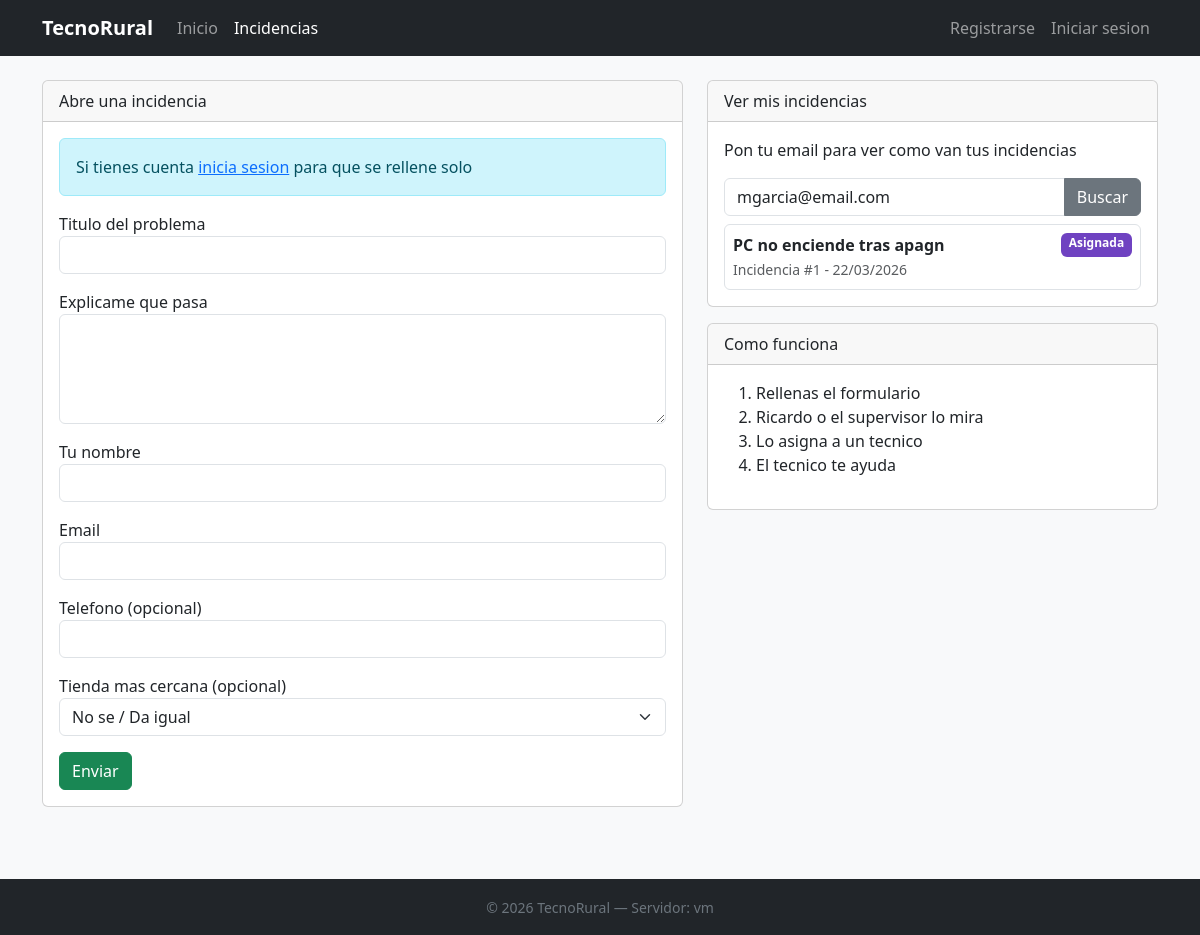
/tecnorural/incidencias.php?email=mgarcia@email.com, run on the app's committed database.
### tables this page shows
CREATE TABLE IF NOT EXISTS incidencia (
 id INT AUTO_INCREMENT PRIMARY KEY,
 titulo VARCHAR(200) NOT NULL,
 descripcion TEXT NOT NULL,
 nombre_cliente VARCHAR(100) NOT NULL,
 email_cliente VARCHAR(100),
 telefono_cliente VARCHAR(20),
 id_tienda INT,
 estado ENUM('nueva','asignada','en_proceso','resuelta','cerrada') DEFAULT 'nueva',
 prioridad ENUM('baja','media','alta','critica') DEFAULT 'media',
 id_tecnico INT DEFAULT NULL,
 notas_supervisor TEXT,
 notas_tecnico TEXT,
 fecha_creacion DATETIME DEFAULT CURRENT_TIMESTAMP,
 fecha_asignacion DATETIME DEFAULT NULL,
 fecha_resolucion DATETIME DEFAULT NULL,
 FOREIGN KEY (id_tienda) REFERENCES tienda(id),
 FOREIGN KEY (id_tecnico) REFERENCES tecnico(id)
);

### tecnorural/incidencias.php (the view, shortened to what this page needs)
<?php
include 'includes/layout.php';
$conn = getDB();
$usuario_logueado = null;
$mis_incidencias = array();
$email_buscado = '';
if(isset($_GET['email']) && $_GET['email'] != '') {
    $email_buscado = $_GET['email'];
    $buscar = $conn->prepare("SELECT * FROM incidencia WHERE email_cliente = ? ORDER BY fecha_creacion DESC");
    $buscar->execute([$email_buscado]);
    $mis_incidencias = $buscar->fetchAll();
}
$estados_texto = array(
    'nueva' => 'Nueva',
    'asignada' => 'Asignada',
    'en_proceso' => 'En proceso',
    'resuelta' => 'Resuelta',
    'cerrada' => 'Cerrada'
);
?>
<div class="container">
<div class="row">
    <div class="col-md-7">
        <div class="card mb-4">
            <div class="card-header">Abre una incidencia</div>
            <div class="card-body">
                <?php if($usuario_logueado == null) { ?>
                <div class="alert alert-info">
                    Si tienes cuenta <a href="/login.php">inicia sesion</a> para que se rellene solo
                </div>
                <?php } ?>
                <form method="POST" action="">
                    <div class="mb-3">
                        <label>Titulo del problema</label>
                        <input type="text" name="titulo" class="form-control" required
                               value="<?php echo isset($_POST['titulo']) ? $_POST['titulo'] : '' ?>">
                    </div>
                    <div class="mb-3">
                        <label>Explicame que pasa</label>
                        <textarea name="descripcion" class="form-control" rows="4" required><?php echo isset($_POST['descripcion']) ? $_POST['descripcion'] : '' ?></textarea>
                    </div>
                    <div class="mb-3">
                        <label>Tu nombre</label>
                        <input type="text" name="nombre_cliente" class="form-control" required
                               value="<?php
                               if($usuario_logueado != null) {
                                   echo $usuario_logueado['nombre'] . ' ' . $usuario_logueado['apellidos'];
                               } else if(isset($_POST['nombre_cliente'])) {
                                   echo $_POST['nombre_cliente'];
                               }
                               ?>">
                    </div>
                    <div class="mb-3">
                        <label>Email</label>
                        <input type="email" name="email_cliente" class="form-control"
                               <?php if($usuario_logueado != null) echo 'readonly'; ?>
                               value="<?php echo $usuario_logueado != null ? $usuario_logueado['email'] : (isset($_POST['email_cliente']) ? $_POST['email_cliente'] : '') ?>">
                    </div>
                    <div class="mb-3">
                        <label>Telefono (opcional)</label>
                        <input type="text" name="telefono_cliente" class="form-control"
                               value="<?php echo isset($_POST['telefono_cliente']) ? $_POST['telefono_cliente'] : '' ?>">
                    </div>
                    <div class="mb-3">
                        <label>Tienda mas cercana (opcional)</label>
                        <select name="id_tienda" class="form-select">
                            <option value="">No se / Da igual</option>
                        </select>
                    </div>
                    <button type="submit" class="btn btn-success">Enviar</button>
                </form>
            </div>
        </div>
    </div>
    <div class="col-md-5">
        <div class="card mb-3">
            <div class="card-header">Ver mis incidencias</div>
            <div class="card-body">
                <p>Pon tu email para ver como van tus incidencias</p>
                <form method="GET">
                    <div class="input-group">
                        <input type="email" name="email" class="form-control" placeholder="tu@email.com"
                               value="<?php echo $email_buscado ?>">
                        <button type="submit" class="btn btn-secondary">Buscar</button>
                    </div>
                </form>
                <?php foreach($mis_incidencias as $inc) { ?>
                <div class="border rounded p-2 mt-2">
                    <div class="d-flex justify-content-between">
                        <strong><?php echo $inc['titulo'] ?></strong>
                        <span class="badge badge-<?php echo $inc['estado'] ?>">
                            <?php echo $estados_texto[$inc['estado']] ?>
                        </span>
                    </div>
                    <small class="text-muted">
                        Incidencia #<?php echo $inc['id'] ?> -
                        <?php echo date('d/m/Y', strtotime($inc['fecha_creacion'])) ?>
                    </small>
                </div>
                <?php } ?>
            </div>
        </div>
        <div class="card">
            <div class="card-header">Como funciona</div>
            <div class="card-body">
                <ol>
                    <li>Rellenas el formulario</li>
                    <li>Ricardo o el supervisor lo mira</li>
                    <li>Lo asigna a un tecnico</li>
                    <li>El tecnico te ayuda</li>
                </ol>
            </div>
        </div>
    </div>
</div>
</div>

### data on the page
incidencia: titulo "PC no enciende tras apagn", estado "Asignada", id "1", fecha_creacion "22/03/2026"

### other printed values
$label "Inicio"
$label "Incidencias"
gethostname() "vm"
